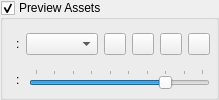
    <widget class="QGroupBox" name="group_thumbnail">
     <property name="sizePolicy">
      <sizepolicy hsizetype="Preferred" vsizetype="Fixed">
       <horstretch>0</horstretch>
       <verstretch>0</verstretch>
      </sizepolicy>
     </property>
     <property name="minimumSize">
      <size>
       <width>2</width>
       <height>0</height>
      </size>
     </property>
     <property name="title">
      <string>Preview Assets</string>
     </property>
     <property name="checkable">
      <bool>true</bool>
     </property>
     <layout class="QVBoxLayout" name="verticalLayout_6">
      <property name="spacing">
       <number>0</number>
      </property>
      <property name="leftMargin">
       <number>6</number>
      </property>
      <property name="topMargin">
       <number>6</number>
      </property>
      <property name="rightMargin">
       <number>6</number>
      </property>
      <property name="bottomMargin">
       <number>0</number>
      </property>
      <item>
       <widget class="QWidget" name="widget_4" native="true">
        <layout class="QHBoxLayout" name="horizontalLayout_6">
         <property name="spacing">
          <number>6</number>
         </property>
         <property name="leftMargin">
          <number>0</number>
         </property>
         <property name="topMargin">
          <number>0</number>
         </property>
         <property name="rightMargin">
          <number>0</number>
         </property>
         <property name="bottomMargin">
          <number>0</number>
         </property>
         <item>
          <widget class="QWidget" name="thumbnail_icon" native="true">
           <property name="sizePolicy">
            <sizepolicy hsizetype="Fixed" vsizetype="Preferred">
             <horstretch>0</horstretch>
             <verstretch>0</verstretch>
            </sizepolicy>
           </property>
           <layout class="QHBoxLayout" name="layout_horizontal_layout_19">
            <property name="spacing">
             <number>0</number>
            </property>
            <property name="leftMargin">
             <number>0</number>
            </property>
            <property name="topMargin">
             <number>0</number>
            </property>
            <property name="rightMargin">
             <number>0</number>
            </property>
            <property name="bottomMargin">
             <number>0</number>
            </property>
            <item>
             <widget class="QLabel" name="label_thumbnails_tooltip">
              <property name="sizePolicy">
               <sizepolicy hsizetype="Fixed" vsizetype="Preferred">
                <horstretch>0</horstretch>
                <verstretch>0</verstretch>
               </sizepolicy>
              </property>
              <property name="minimumSize">
               <size>
                <width>0</width>
                <height>0</height>
               </size>
              </property>
              <property name="maximumSize">
               <size>
                <width>16777215</width>
                <height>16777215</height>
               </size>
              </property>
              <property name="toolTip">
               <string>Preview Assets</string>
              </property>
              <property name="text">
               <string/>
              </property>
              <property name="pixmap">
               <pixmap>../../shared/icons/material/preview_assets.svg</pixmap>
              </property>
              <property name="iconSize" stdset="0">
               <number>20</number>
              </property>
              <property name="iconName" stdset="0">
               <string>preview_assets</string>
              </property>
             </widget>
            </item>
            <item>
             <widget class="QLabel" name="label_thumbnail_field_separator_tooltip">
              <property name="sizePolicy">
               <sizepolicy hsizetype="Fixed" vsizetype="Preferred">
                <horstretch>0</horstretch>
                <verstretch>0</verstretch>
               </sizepolicy>
              </property>
              <property name="text">
               <string>:</string>
              </property>
             </widget>
            </item>
           </layout>
          </widget>
         </item>
         <item>
          <widget class="QComboBox" name="combo_pin_thumbnail_field">
           <property name="sizePolicy">
            <sizepolicy hsizetype="Expanding" vsizetype="Fixed">
             <horstretch>0</horstretch>
             <verstretch>0</verstretch>
            </sizepolicy>
           </property>
           <property name="toolTip">
            <string>Preview Assets source</string>
           </property>
          </widget>
         </item>
         <item>
          <widget class="QWidget" name="alignment_options" native="true">
           <property name="sizePolicy">
            <sizepolicy hsizetype="Preferred" vsizetype="Preferred">
             <horstretch>0</horstretch>
             <verstretch>0</verstretch>
            </sizepolicy>
           </property>
           <layout class="QHBoxLayout" name="layout_horizontal_layout_34">
            <property name="spacing">
             <number>6</number>
            </property>
            <property name="leftMargin">
             <number>0</number>
            </property>
            <property name="topMargin">
             <number>0</number>
            </property>
            <property name="rightMargin">
             <number>0</number>
            </property>
            <property name="bottomMargin">
             <number>0</number>
            </property>
            <item>
             <widget class="QToolButton" name="button_align_left">
              <property name="sizePolicy">
               <sizepolicy hsizetype="Minimum" vsizetype="Fixed">
                <horstretch>0</horstretch>
                <verstretch>0</verstretch>
               </sizepolicy>
              </property>
              <property name="minimumSize">
               <size>
                <width>22</width>
                <height>22</height>
               </size>
              </property>
              <property name="maximumSize">
               <size>
                <width>22</width>
                <height>22</height>
               </size>
              </property>
              <property name="toolTip">
               <string>Align Preview Assets left</string>
              </property>
              <property name="text">
               <string/>
              </property>
              <property name="icon">
               <iconset>
                <normaloff>../../shared/icons/material/thumb_left.svg</normaloff>../../shared/icons/material/thumb_left.svg</iconset>
              </property>
              <property name="checkable">
               <bool>true</bool>
              </property>
              <property name="iconName" stdset="0">
               <string>thumb_left</string>
              </property>
             </widget>
            </item>
            <item>
             <widget class="QToolButton" name="button_align_right">
              <property name="minimumSize">
               <size>
                <width>22</width>
                <height>22</height>
               </size>
              </property>
              <property name="maximumSize">
               <size>
                <width>22</width>
                <height>22</height>
               </size>
              </property>
              <property name="toolTip">
               <string>Align Preview Assets right</string>
              </property>
              <property name="text">
               <string/>
              </property>
              <property name="icon">
               <iconset>
                <normaloff>../../shared/icons/material/thumb_right.svg</normaloff>../../shared/icons/material/thumb_right.svg</iconset>
              </property>
              <property name="checkable">
               <bool>true</bool>
              </property>
              <property name="checked">
               <bool>false</bool>
              </property>
              <property name="iconName" stdset="0">
               <string>thumb_right</string>
              </property>
             </widget>
            </item>
            <item>
             <widget class="QToolButton" name="button_align_top">
              <property name="minimumSize">
               <size>
                <width>22</width>
                <height>22</height>
               </size>
              </property>
              <property name="maximumSize">
               <size>
                <width>22</width>
                <height>22</height>
               </size>
              </property>
              <property name="toolTip">
               <string>Align Preview Assets top</string>
              </property>
              <property name="text">
               <string/>
              </property>
              <property name="icon">
               <iconset>
                <normaloff>../../shared/icons/material/thumb_top.svg</normaloff>../../shared/icons/material/thumb_top.svg</iconset>
              </property>
              <property name="checkable">
               <bool>true</bool>
              </property>
              <property name="iconName" stdset="0">
               <string>thumb_top</string>
              </property>
             </widget>
            </item>
            <item>
             <widget class="QToolButton" name="button_align_bottom">
              <property name="minimumSize">
               <size>
                <width>22</width>
                <height>22</height>
               </size>
              </property>
              <property name="maximumSize">
               <size>
                <width>22</width>
                <height>22</height>
               </size>
              </property>
              <property name="toolTip">
               <string>Align Preview Assets bottom</string>
              </property>
              <property name="text">
               <string/>
              </property>
              <property name="icon">
               <iconset>
                <normaloff>../../shared/icons/material/thumb_bottom.svg</normaloff>../../shared/icons/material/thumb_bottom.svg</iconset>
              </property>
              <property name="checkable">
               <bool>true</bool>
              </property>
              <property name="iconName" stdset="0">
               <string>thumb_bottom</string>
              </property>
             </widget>
            </item>
           </layout>
          </widget>
         </item>
        </layout>
       </widget>
      </item>
      <item>
       <widget class="QWidget" name="widget_5" native="true">
        <layout class="QHBoxLayout" name="horizontalLayout_7">
         <property name="spacing">
          <number>6</number>
         </property>
         <property name="leftMargin">
          <number>0</number>
         </property>
         <property name="topMargin">
          <number>0</number>
         </property>
         <property name="rightMargin">
          <number>0</number>
         </property>
         <property name="bottomMargin">
          <number>0</number>
         </property>
         <item>
          <widget class="QWidget" name="thumbnail_size_icon" native="true">
           <property name="sizePolicy">
            <sizepolicy hsizetype="Fixed" vsizetype="Preferred">
             <horstretch>0</horstretch>
             <verstretch>0</verstretch>
            </sizepolicy>
           </property>
           <layout class="QHBoxLayout" name="horizontalLayout_13">
            <property name="spacing">
             <number>0</number>
            </property>
            <property name="leftMargin">
             <number>0</number>
            </property>
            <property name="topMargin">
             <number>0</number>
            </property>
            <property name="rightMargin">
             <number>0</number>
            </property>
            <property name="bottomMargin">
             <number>0</number>
            </property>
            <item>
             <widget class="QLabel" name="label_thumbnails_tooltip_size">
              <property name="sizePolicy">
               <sizepolicy hsizetype="Fixed" vsizetype="Preferred">
                <horstretch>0</horstretch>
                <verstretch>0</verstretch>
               </sizepolicy>
              </property>
              <property name="minimumSize">
               <size>
                <width>0</width>
                <height>0</height>
               </size>
              </property>
              <property name="maximumSize">
               <size>
                <width>16777215</width>
                <height>16777215</height>
               </size>
              </property>
              <property name="toolTip">
               <string>Preview Assets size</string>
              </property>
              <property name="text">
               <string/>
              </property>
              <property name="pixmap">
               <pixmap>../../shared/icons/material/thumbnail_size.svg</pixmap>
              </property>
              <property name="iconSize" stdset="0">
               <number>20</number>
              </property>
              <property name="iconName" stdset="0">
               <string>thumbnail_size</string>
              </property>
             </widget>
            </item>
            <item>
             <widget class="QLabel" name="label_thumbnail_tooltip_size_separator">
              <property name="sizePolicy">
               <sizepolicy hsizetype="Fixed" vsizetype="Preferred">
                <horstretch>0</horstretch>
                <verstretch>0</verstretch>
               </sizepolicy>
              </property>
              <property name="text">
               <string>: </string>
              </property>
             </widget>
            </item>
           </layout>
          </widget>
         </item>
         <item>
          <widget class="QSlider" name="slider_pin_thumbnail_size">
           <property name="sizePolicy">
            <sizepolicy hsizetype="Expanding" vsizetype="Fixed">
             <horstretch>0</horstretch>
             <verstretch>0</verstretch>
            </sizepolicy>
           </property>
           <property name="minimumSize">
            <size>
             <width>0</width>
             <height>0</height>
            </size>
           </property>
           <property name="maximumSize">
            <size>
             <width>16777215</width>
             <height>16777215</height>
            </size>
           </property>
           <property name="toolTip">
            <string>Pin Preview Assets size</string>
           </property>
           <property name="minimum">
            <number>32</number>
           </property>
           <property name="maximum">
            <number>320</number>
           </property>
           <property name="pageStep">
            <number>16</number>
           </property>
           <property name="value">
            <number>256</number>
           </property>
           <property name="orientation">
            <enum>Qt::Orientation::Horizontal</enum>
           </property>
           <property name="tickPosition">
            <enum>QSlider::TickPosition::TicksAbove</enum>
           </property>
           <property name="tickInterval">
            <number>32</number>
           </property>
          </widget>
         </item>
        </layout>
       </widget>
      </item>
     </layout>
    </widget>
